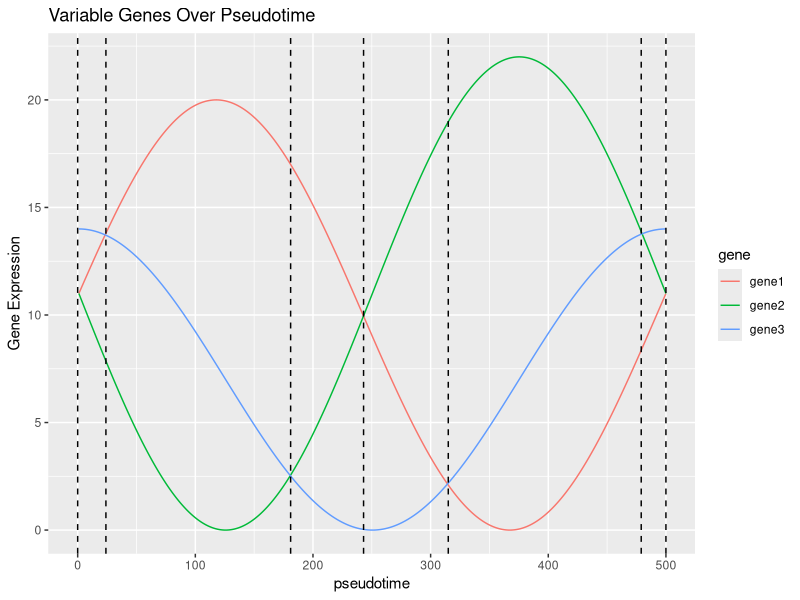

Write R code to recreate this figure.
## ---- chunk 1
knitr::opts_chunk$set(
    collapse = TRUE,
    comment = "#>"
)
## ---- chunk 2
library(ggplot2)
library(reshape2)
## ---- chunk 3
# Adapted from https://codepal.ai/code-generator/query/n4dEA6I9/plot-sine-wave-ggplot2-r
x <- seq(0, 2 * pi, length.out = 500)
gene1_expr <- 10 * (sin(x + 0.1) + 1)
gene2_expr <- 11 * (sin(x - pi) + 1)
gene3_expr <- 7 * (sin(x + pi / 2) + 1)


genes <- data.frame(gene1 = gene1_expr, gene2 = gene2_expr, gene3 = gene3_expr)
genes_melt <- melt(t(genes), varnames = c("gene", "x"))
genes_melt$x <- as.numeric(genes_melt$x)

# Create the plot using ggplot2
ggplot(genes_melt, aes = aes()) +
    geom_line(aes(x = x, y = value, color = gene)) +
    geom_vline(xintercept = 0, linetype = "dashed") +
    geom_vline(xintercept = 24, linetype = "dashed") +
    geom_vline(xintercept = 181, linetype = "dashed") +
    geom_vline(xintercept = 243, linetype = "dashed") +
    geom_vline(xintercept = 315, linetype = "dashed") +
    geom_vline(xintercept = 479, linetype = "dashed") +
    geom_vline(xintercept = 500, linetype = "dashed") +
    labs(x = "pseudotime", y = "Gene Expression", title = "Variable Genes Over Pseudotime")
## ---- chunk 4
sessionInfo()
